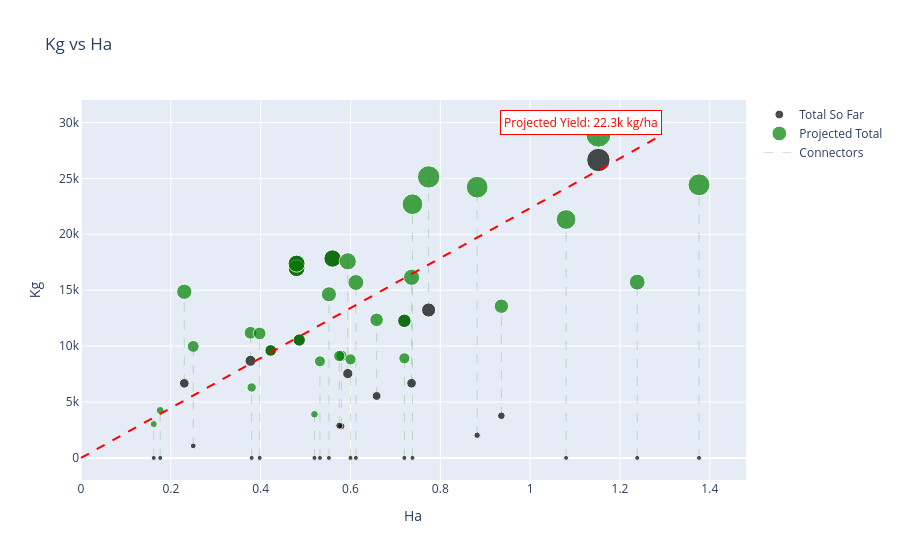

Notebook source saved alongside this figure:
### Code cell
update.kg_ha_projected(khp_fig,khp_data,30)
